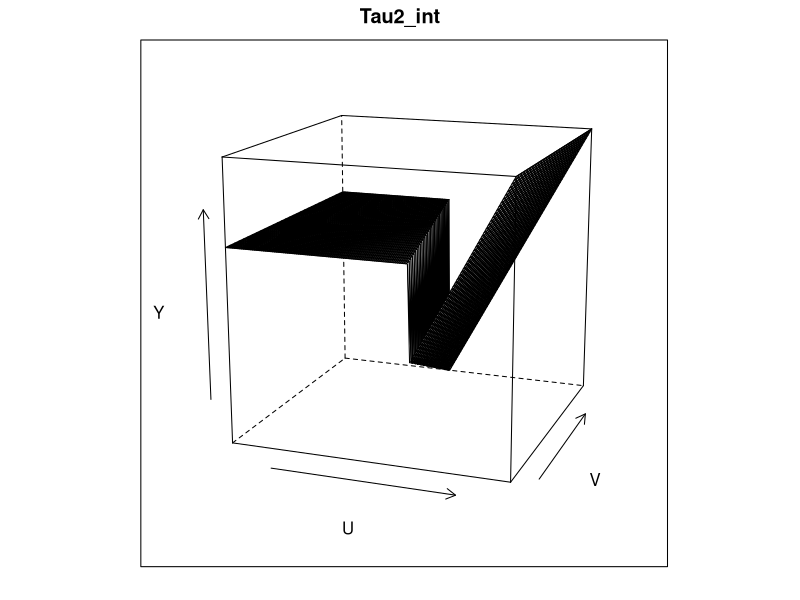
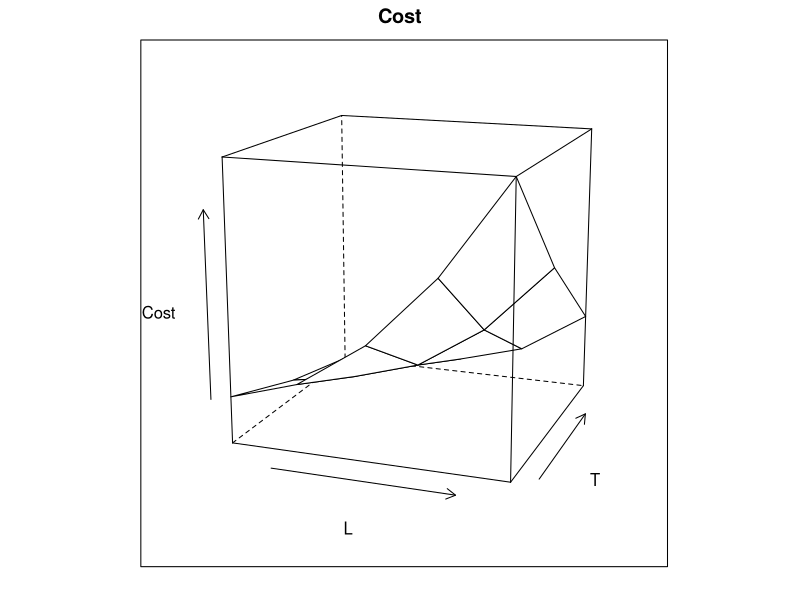
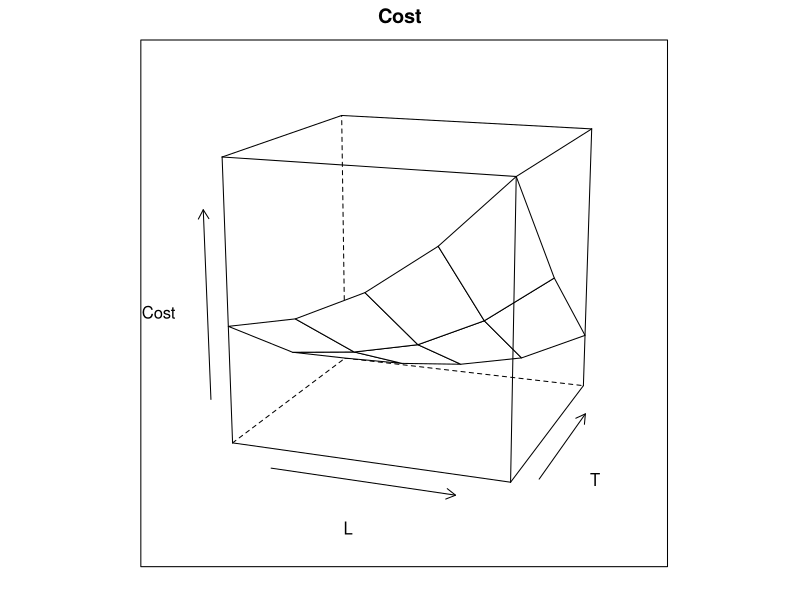
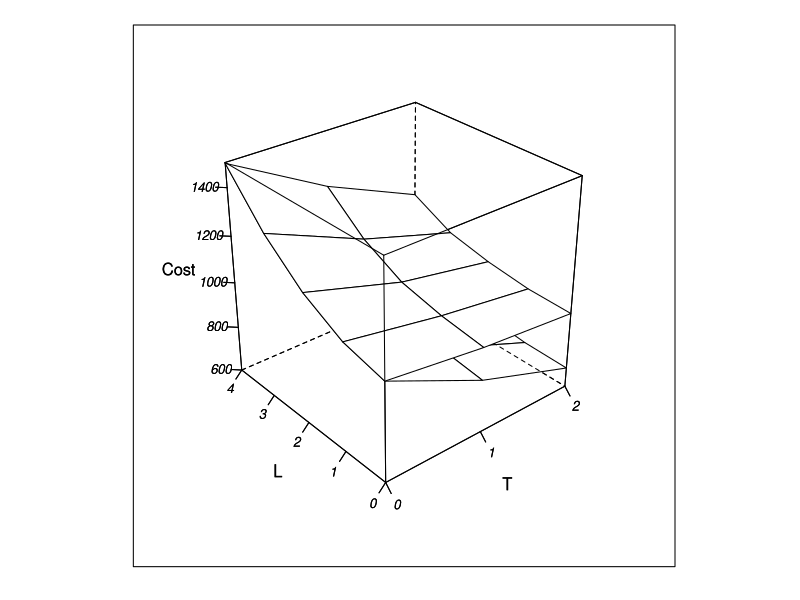

R code for these plots, in order:
setwd("~/Dropbox/XCode/FlexADI.git/Homogeneous")

## read the output files
data.ADI.I <- read.table("Result_ADI_Homo_I.txt", header=TRUE)
data.ADI.II <- read.table("Result_ADI_Homo_II.txt", header=TRUE)
data.ADIF.I <- read.table("Result_ADIF_Homo_I.txt", header=TRUE)
data.ADIF.II <- read.table("Result_ADIF_Homo_II.txt", header=TRUE)

## Figure 3. Plot the optimal state-dependent (s(V), S(V)) policy
# extract the policy from output
Vs <- 0:30
policy <- data.frame(V=Vs, s=0, S=0)
for (V in Vs) {
    policy[policy$V == V, "s"] <- data.ADIF.II[1, paste0("s", V)]
    policy[policy$V == V, "S"] <- data.ADIF.II[1, paste0("S", V)]
}
policy

# generate (Y, U, V) data for plotting
Us <- -100:50
data.fig3 <- expand.grid(U=Us, V=Vs)
data.fig3$Y <- 0
for (V in Vs) {
    for (U in Us) {
        data.fig3[data.fig3$U == U & data.fig3$V == V, "Y"] <- ifelse(U <= data.ADIF.II[1, paste0("s", V)], data.ADIF.II[1, paste0("S", V)], U)
    }
}

# 3D-plot on (Y, U, V) 
library("lattice")
wireframe(Y ~ U * V, data = data.fig3, xlab="U", ylab = "V", zlab="Y", main = "Tau2_int", screen = list(z = -20, x = -75))


## Figure 4. Cost comparison between ADI and ADIF
ADI.fig4 <- rbind(data.ADI.I[, 1:8], data.ADI.II[, 1:8])
ADIF.fig4 <- rbind(data.ADIF.I[, 1:8], data.ADIF.II[, 1:8])

wireframe(Cost ~ L * T, data = ADI.fig4, xlab="L", ylab = "T", zlab="Cost", main = "Cost", screen = list(z = -20, x = -75))
wireframe(Cost ~ L * T, data = ADIF.fig4, xlab="L", ylab = "T", zlab="Cost", main = "Cost", screen = list(z = -20, x = -75))



myGrid <- cbind(ADI.fig4, Cost2=ADIF.fig4$Cost)
mypanel <- function(x,y,z,z2,...) {
    panel.wireframe(x,y,z,...)
    panel.wireframe(x,y,z2,...)
}
wireframe(Cost2 ~ - L * T, data=myGrid, xlab="L", ylab="T", zlab="Cost", zlim=c(600, 1500),
          panel=mypanel, z2=myGrid$Cost, screen = list(z = -50, x = -60), scales = list(arrows=FALSE, cex= .8, col = "black", font = 3, x = list(labels = seq(4, 0, -1)), y = list(at=0:2, labels = seq(0, 2, 1))))

